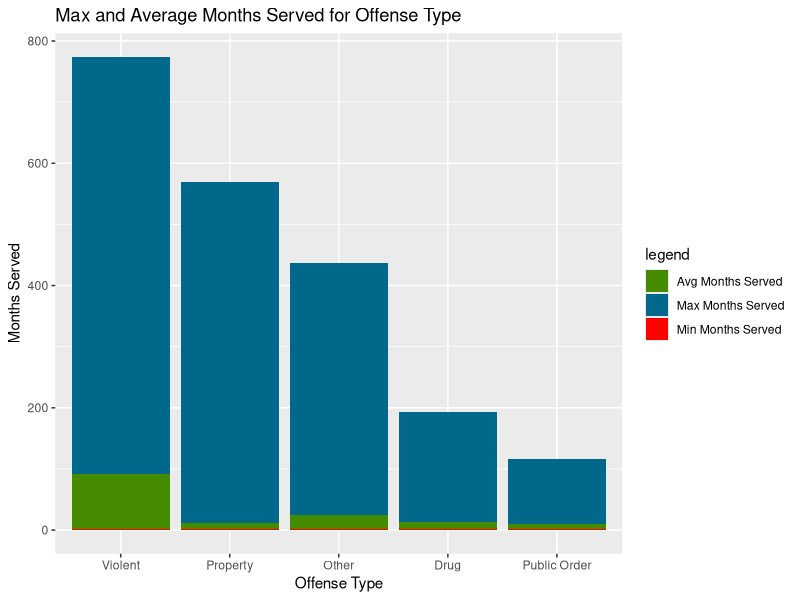
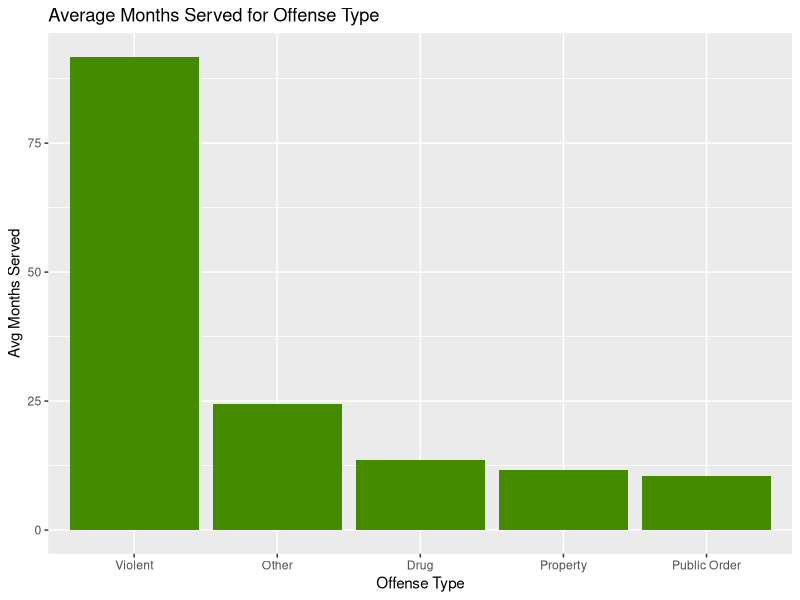
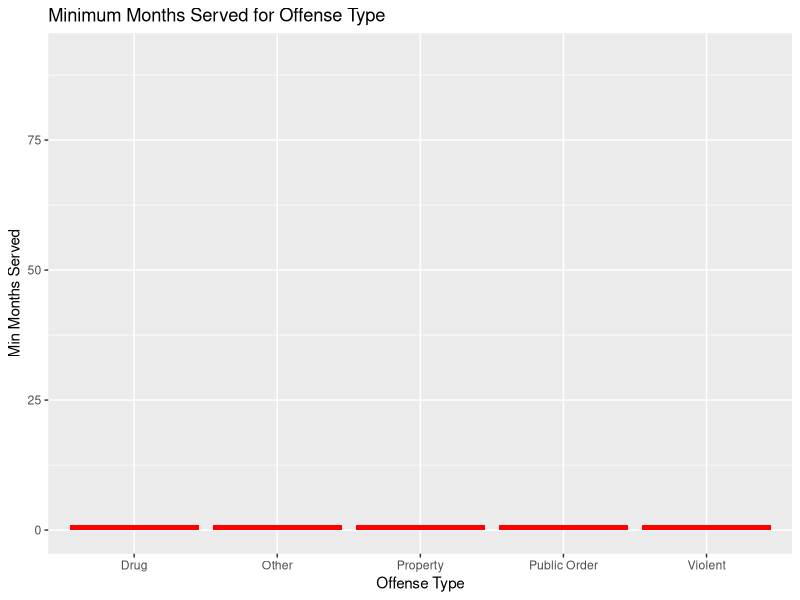
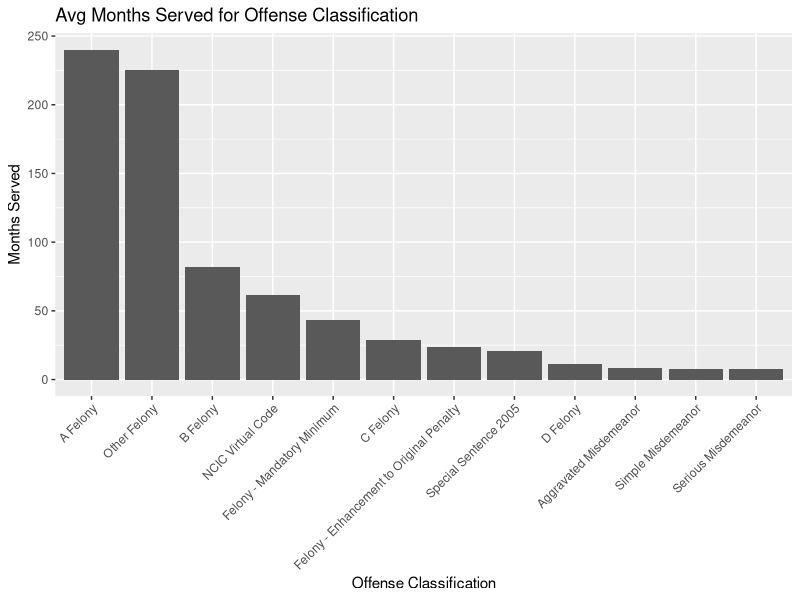
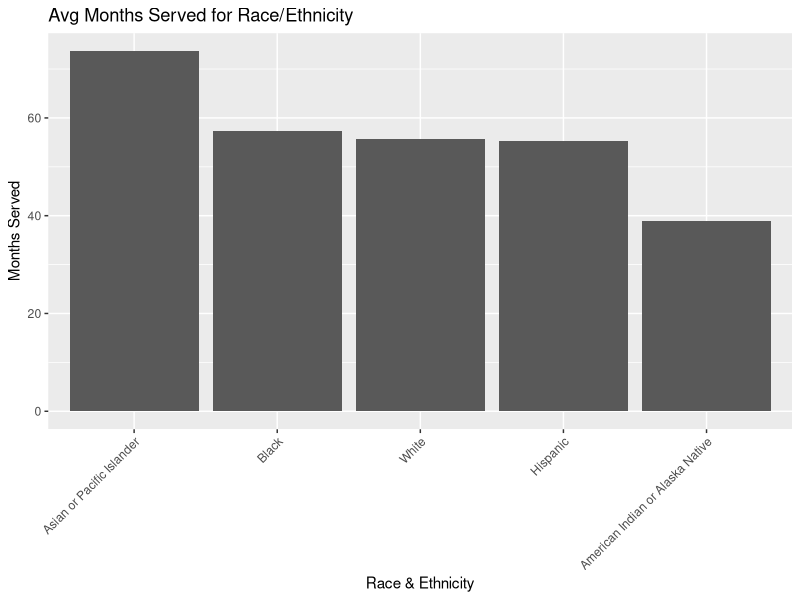
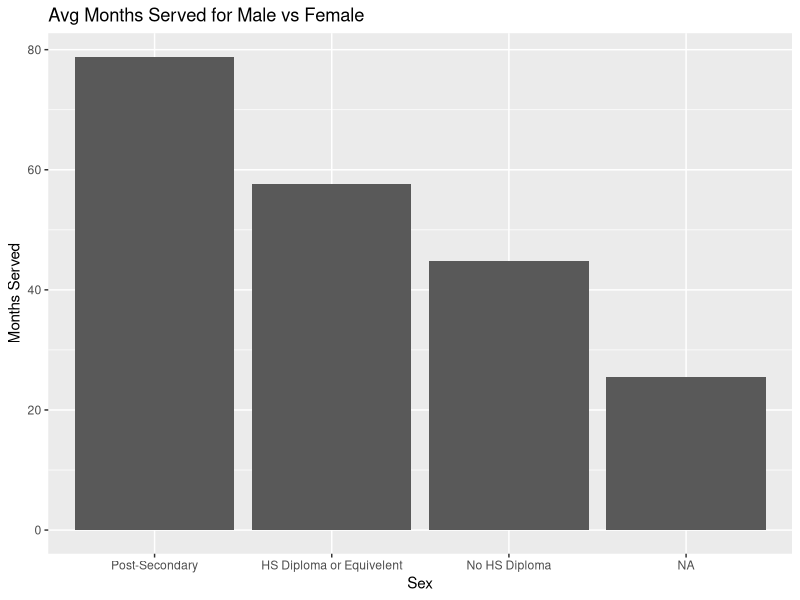
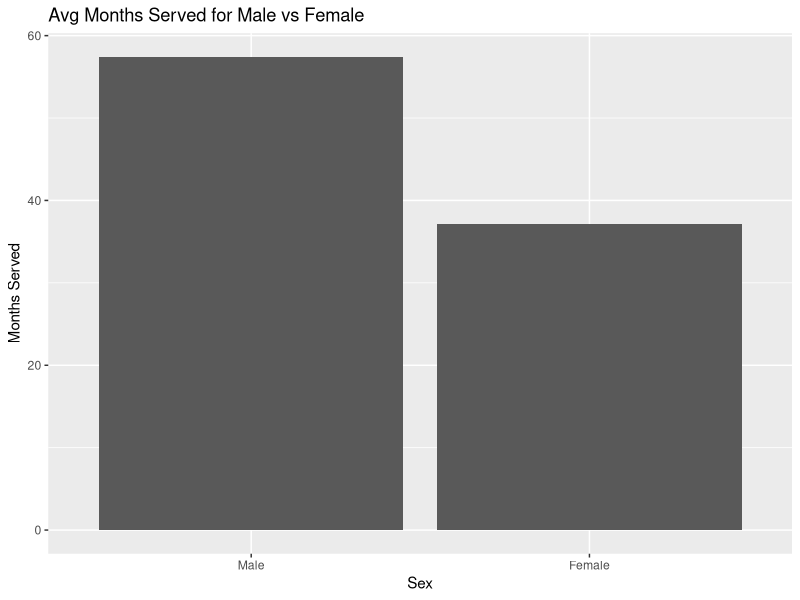

Source code (R) for these figures, in order:
## ---- chunk 1
knitr::opts_chunk$set(echo = TRUE)
## ---- chunk 2
library(lubridate)
library(dplyr)
library(ggplot2)
data <- readr::read_csv('Current_Iowa_Correctional_System_Prison_Population.csv')
data$`Prison Start Date` <- mdy(data$`Prison Start Date`)
data$`Report Date` <- mdy(data$`Report Date`)
## ---- chunk 3
data <- data[!(data$`Offense Type` == 'None'),]

min <- data %>% group_by(`Offense Type`) %>% filter(`Months Served` == min(`Months Served`)) %>% select(`Offense Type`, `Months Served`) %>% rename(`Min Months Served` = `Months Served`) %>% distinct()

max <- data %>% group_by(`Offense Type`) %>% filter(`Months Served` == max(`Months Served`)) %>% select(`Offense Type`, `Months Served`) %>% rename(`Max Months Served` = `Months Served`)
avg <- data %>% group_by(`Offense Type`) %>% summarise(`Months Served` = mean(`Months Served`)) %>% select(`Offense Type`, `Months Served`) %>% rename(`Avg Months Served` = `Months Served`)

join <- full_join(max, avg)
join <- full_join(join, min)

join$Range <- join$`Max Months Served` - join$`Avg Months Served`

join

join %>% ggplot(aes(x=reorder(`Offense Type`, -`Max Months Served`))) + geom_bar(aes(y=`Max Months Served`, fill = "Max Months Served"), stat="identity", position ="identity") + geom_bar(aes(y=`Avg Months Served`, fill = "Avg Months Served"), stat="identity", position ="identity") + geom_bar(aes(y=`Min Months Served`, fill = "Min Months Served"), stat="identity", position ="identity") + scale_fill_manual(name = "legend",values = c("Max Months Served" = "deepskyblue4", "Avg Months Served" = "chartreuse4", "Min Months Served" = "red")) + labs(x = "Offense Type", y = "Months Served", title = "Max and Average Months Served for Offense Type")

join %>% ggplot(aes(x=reorder(`Offense Type`, -`Avg Months Served`), y=`Avg Months Served`)) + geom_bar(stat="identity", position ="identity", fill="chartreuse4") + ggtitle("Average Months Served for Offense Type") + xlab("Offense Type")

min %>% ggplot(aes(x=`Offense Type`, y=`Min Months Served`)) + geom_bar(stat="identity", position ="identity", fill="Red") + ggtitle("Minimum Months Served for Offense Type") + ylim(0,91)
## ---- chunk 4
sex <- data %>% group_by(`Sex`) %>% summarise(`Months Served` = mean(`Months Served`)) %>% select(`Sex`, `Months Served`)
education <- data %>% group_by(`Education Category`) %>% summarise(`Months Served` = mean(`Months Served`)) %>% select(`Education Category`, `Months Served`)
race <- data %>% group_by(`Race & Ethnicity`) %>% summarise(`Months Served` = mean(`Months Served`)) %>% select(`Race & Ethnicity`, `Months Served`)
offense <- data %>% group_by(`Offense Classification`) %>% summarise(`Months Served` = mean(`Months Served`)) %>% select(`Offense Classification`, `Months Served`) %>% arrange(desc(`Months Served`))

offense %>% ggplot(aes(x=reorder(`Offense Classification`, -`Months Served`), y=`Months Served`)) + geom_bar(stat="identity") + theme(axis.text.x=element_text(angle=45, hjust=1)) + labs(x = "Offense Classification", y = "Months Served", title = "Avg Months Served for Offense Classification")

race %>% ggplot(aes(x=reorder(`Race & Ethnicity`, -`Months Served`), y=`Months Served`)) + geom_bar(stat="identity") + theme(axis.text.x=element_text(angle=45, hjust=1)) + labs(x = "Race & Ethnicity", y = "Months Served", title = "Avg Months Served for Race/Ethnicity")

education %>% ggplot(aes(x=reorder(`Education Category`, -`Months Served`), y=`Months Served`)) + geom_bar(stat="identity") + labs(x = "Sex", y = "Months Served", title = "Avg Months Served for Male vs Female")

sex %>% ggplot(aes(x=reorder(`Sex`, -`Months Served`), y=`Months Served`)) + geom_bar(stat="identity") + labs(x = "Sex", y = "Months Served", title = "Avg Months Served for Male vs Female")
